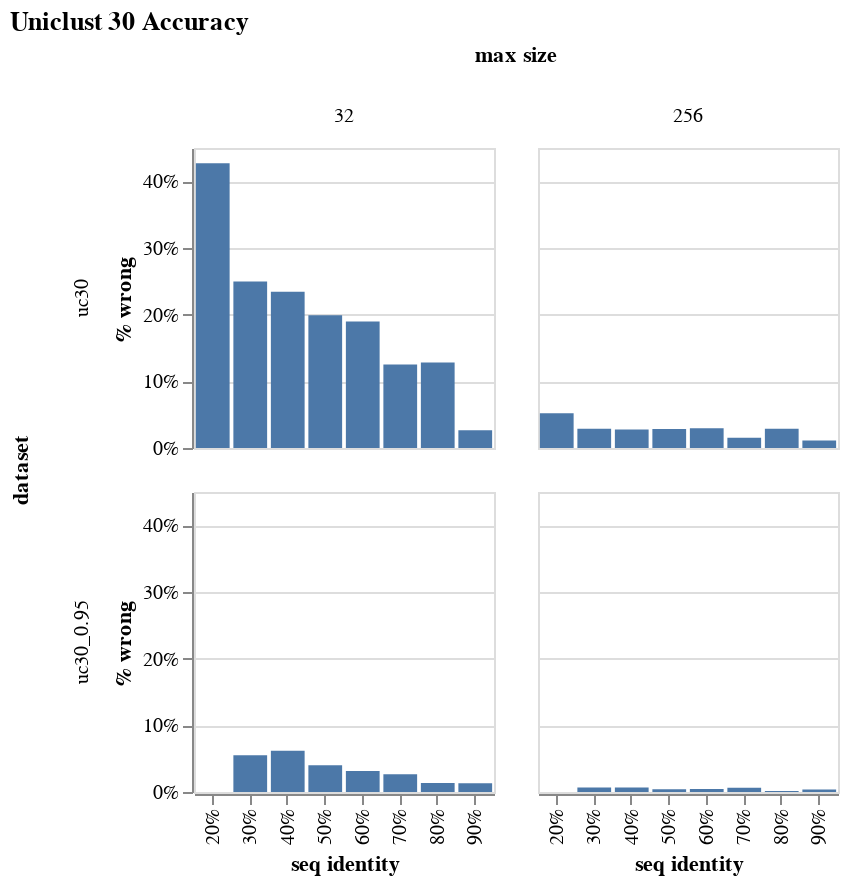

The cell this chart's notebook holds for it:
### Code cell
alt.Chart(data, title = "Uniclust 30 Accuracy").mark_bar().encode(
    x = alt.X("seq identity:N", axis = alt.Axis(format = "~%")),
    y = alt.Y("% wrong", axis = alt.Axis(format = "%")),
    column = "max size:N",
    row = "dataset:N"
).properties(
    width = 150,
    height = 150
)

### Figure 1 — Vega-Lite specification as saved in the notebook (floating-point values rounded to 4 significant figures)
{"config": {"view": {"continuousWidth": 400, "continuousHeight": 300}}, "data": {"name": "data-b967d6aaaff231b5a8846309cba42355"}, "mark": "bar", "encoding": {"column": {"type": "nominal", "field": "max size"}, "row": {"type": "nominal", "field": "dataset"}, "x": {"type": "nominal", "axis": {"format": "~%"}, "field": "seq identity"}, "y": {"type": "quantitative", "axis": {"format": "%"}, "field": "% wrong"}}, "height": 150, "title": "Uniclust 30 Accuracy", "width": 150, "$schema": "https://vega.github.io/schema/vega-lite/v4.8.1.json", "datasets": {"data-b967d6aaaff231b5a8846309cba42355": [{"dataset": "uc30_0.95", "max size": 32, "seq identity": 0.0, "count": 0, "wrong": 0, "wrong % error": null, "% wrong": null}, {"dataset": "uc30_0.95", "max size": 32, "seq identity": 0.1, "count": 0, "wrong": 0, "wrong % error": null, "% wrong": null}, {"dataset": "uc30_0.95", "max size": 32, "seq identity": 0.2, "count": 14, "wrong": 0, "wrong % error": null, "% wrong": 0.0}, {"dataset": "uc30_0.95", "max size": 32, "seq identity": 0.3, "count": 873, "wrong": 48, "wrong % error": 0.2364, "% wrong": 0.05498}, {"dataset": "uc30_0.95", "max size": 32, "seq identity": 0.4, "count": 1166, "wrong": 72, "wrong % error": 0.2589, "% wrong": 0.06175}, {"dataset": "uc30_0.95", "max size": 32, "seq identity": 0.5, "count": 951, "wrong": 38, "wrong % error": 0.2699, "% wrong": 0.03996}, {"dataset": "uc30_0.95", "max size": 32, "seq identity": 0.6, "count": 923, "wrong": 29, "wrong % error": 0.266, "% wrong": 0.03142}, {"dataset": "uc30_0.95", "max size": 32, "seq identity": 0.7, "count": 789, "wrong": 21, "wrong % error": 0.2508, "% wrong": 0.02662}, {"dataset": "uc30_0.95", "max size": 32, "seq identity": 0.8, "count": 747, "wrong": 10, "wrong % error": 0.2109, "% wrong": 0.01339}, {"dataset": "uc30_0.95", "max size": 32, "seq identity": 0.9, "count": 1537, "wrong": 20, "wrong % error": 0.139, "% wrong": 0.01301}, {"dataset": "uc30_0.95", "max size": 256, "seq identity": 0.0, "count": 0, "wrong": 0, "wrong % error": null, "% wrong": null}, {"dataset": "uc30_0.95", "max size": 256, "seq identity": 0.1, "count": 0, "wrong": 0, "wrong % error": null, "% wrong": null}, {"dataset": "uc30_0.95", "max size": 256, "seq identity": 0.2, "count": 14, "wrong": 0, "wrong % error": null, "% wrong": 0.0}, {"dataset": "uc30_0.95", "max size": 256, "seq identity": 0.3, "count": 873, "wrong": 6, "wrong % error": 0.02263, "% wrong": 0.006873}, {"dataset": "uc30_0.95", "max size": 256, "seq identity": 0.4, "count": 1166, "wrong": 8, "wrong % error": 0.07535, "% wrong": 0.006861}, {"dataset": "uc30_0.95", "max size": 256, "seq identity": 0.5, "count": 951, "wrong": 4, "wrong % error": 0.03272, "% wrong": 0.004206}, {"dataset": "uc30_0.95", "max size": 256, "seq identity": 0.6, "count": 923, "wrong": 4, "wrong % error": 0.06402, "% wrong": 0.004334}, {"dataset": "uc30_0.95", "max size": 256, "seq identity": 0.7, "count": 789, "wrong": 5, "wrong % error": 0.02126, "% wrong": 0.006337}, {"dataset": "uc30_0.95", "max size": 256, "seq identity": 0.8, "count": 747, "wrong": 1, "wrong % error": 0.0006338, "% wrong": 0.001339}, {"dataset": "uc30_0.95", "max size": 256, "seq identity": 0.9, "count": 1537, "wrong": 6, "wrong % error": 0.04126, "% wrong": 0.003904}, {"dataset": "uc30", "max size": 32, "seq identity": 0.0, "count": 0, "wrong": 0, "wrong % error": null, "% wrong": null}, {"dataset": "uc30", "max size": 32, "seq identity": 0.1, "count": 0, "wrong": 0, "wrong % error": null, "% wrong": null}, {"dataset": "uc30", "max size": 32, "seq identity": 0.2, "count": 192, "wrong": 82, "wrong % error": 0.9296, "% wrong": 0.4271}, {"dataset": "uc30", "max size": 32, "seq identity": 0.3, "count": 1170, "wrong": 292, "wrong % error": 0.5784, "% wrong": 0.2496}, {"dataset": "uc30", "max size": 32, "seq identity": 0.4, "count": 1182, "wrong": 277, "wrong % error": 0.5775, "% wrong": 0.2343}, {"dataset": "uc30", "max size": 32, "seq identity": 0.5, "count": 1160, "wrong": 231, "wrong % error": 0.5505, "% wrong": 0.1991}, {"dataset": "uc30", "max size": 32, "seq identity": 0.6, "count": 1044, "wrong": 198, "wrong % error": 0.5351, "% wrong": 0.1897}, {"dataset": "uc30", "max size": 32, "seq identity": 0.7, "count": 847, "wrong": 106, "wrong % error": 0.5582, "% wrong": 0.1251}, {"dataset": "uc30", "max size": 32, "seq identity": 0.8, "count": 694, "wrong": 89, "wrong % error": 0.4932, "% wrong": 0.1282}, {"dataset": "uc30", "max size": 32, "seq identity": 0.9, "count": 711, "wrong": 19, "wrong % error": 0.3312, "% wrong": 0.02672}, {"dataset": "uc30", "max size": 256, "seq identity": 0.0, "count": 0, "wrong": 0, "wrong % error": null, "% wrong": null}, {"dataset": "uc30", "max size": 256, "seq identity": 0.1, "count": 0, "wrong": 0, "wrong % error": null, "% wrong": null}, {"dataset": "uc30", "max size": 256, "seq identity": 0.2, "count": 192, "wrong": 10, "wrong % error": 0.285, "% wrong": 0.05208}, {"dataset": "uc30", "max size": 256, "seq identity": 0.3, "count": 1170, "wrong": 34, "wrong % error": 0.1609, "% wrong": 0.02906}, {"dataset": "uc30", "max size": 256, "seq identity": 0.4, "count": 1182, "wrong": 33, "wrong % error": 0.1449, "% wrong": 0.02792}, {"dataset": "uc30", "max size": 256, "seq identity": 0.5, "count": 1160, "wrong": 33, "wrong % error": 0.1602, "% wrong": 0.02845}, {"dataset": "uc30", "max size": 256, "seq identity": 0.6, "count": 1044, "wrong": 31, "wrong % error": 0.1159, "% wrong": 0.02969}, {"dataset": "uc30", "max size": 256, "seq identity": 0.7, "count": 847, "wrong": 13, "wrong % error": 0.08762, "% wrong": 0.01535}, {"dataset": "uc30", "max size": 256, "seq identity": 0.8, "count": 694, "wrong": 20, "wrong % error": 0.07686, "% wrong": 0.02882}, {"dataset": "uc30", "max size": 256, "seq identity": 0.9, "count": 711, "wrong": 8, "wrong % error": 0.04555, "% wrong": 0.01125}]}}
